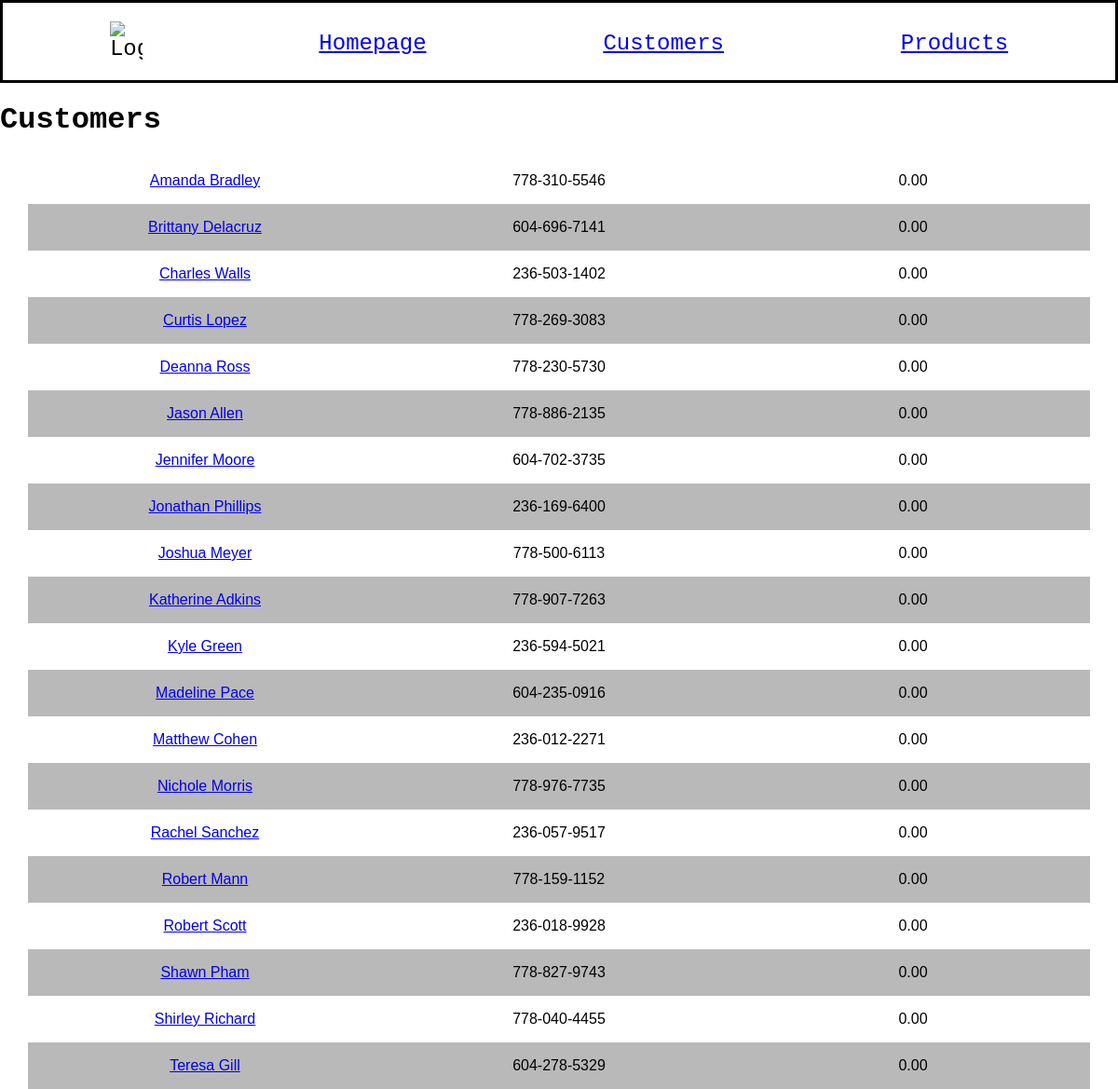
The page /customers on the database as committed earlier.
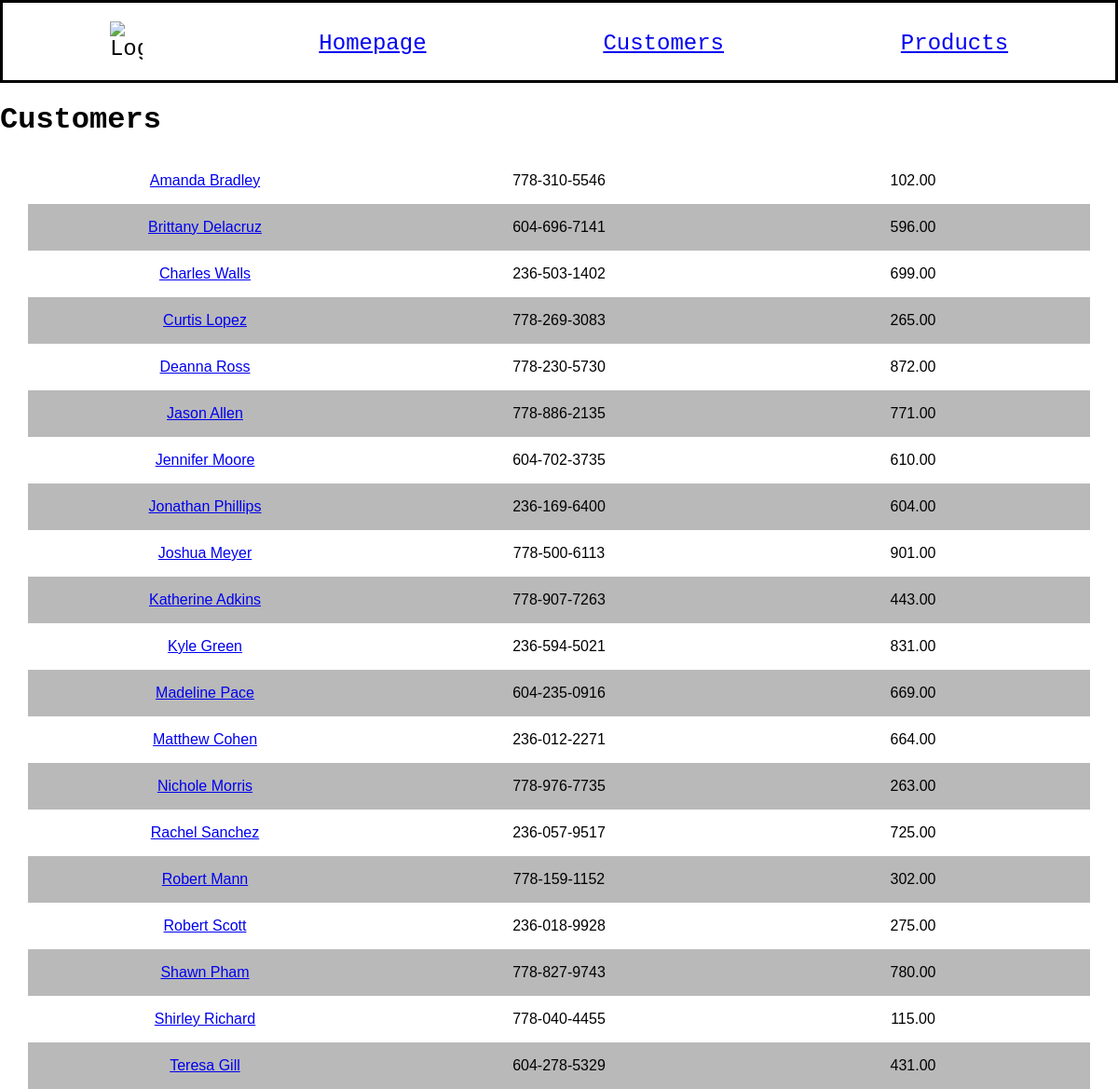
The same page on the database as committed later.
### models.py (models this page shows, shortened)
class Customer(db.Model):
    id = mapped_column(Integer, primary_key=True, unique=True, autoincrement=True)
    name = mapped_column(String(200), nullable=False, unique=True)
    phone = mapped_column(String(20), nullable=False)
    balance = mapped_column(Numeric(10,2), nullable=False, default=0)
    orders = relationship("Order", back_populates="customer")

### app.py (the view)
@app.route("/customers")
def customers():
    statement = select(Customer).order_by(Customer.name)
    records = db.session.execute(statement)
    app_data = records.scalars()
    print(statement)
    return render_template("customers.html", customers=app_data)

### templates/customers.html
{% extends "base.html" %}
{% block content %}
<h1>Customers</h1>
{% for customer in customers %}
<div class="spreadsheet">
    <div>
        <a href="{{url_for('customer_detail', customer_id=customer.id)}}">{{ customer.name }}</a>
    </div>
    <div>
        <p class="info">{{ customer.phone }}</p>
    </div>
    <div>
        <p class="info">{{ customer.balance }}</p>
    </div>
</div>
{% endfor %}
{% endblock %}

Rows that differ between the two databases and show on the page:
changed Customer "Amanda Bradley": balance "0.00" → "102.00"
changed Customer "Brittany Delacruz": balance "0.00" → "596.00"
changed Customer "Charles Walls": balance "0.00" → "699.00"
changed Customer "Curtis Lopez": balance "0.00" → "265.00"
changed Customer "Deanna Ross": balance "0.00" → "872.00"
changed Customer "Jason Allen": balance "0.00" → "771.00"
changed Customer "Jennifer Moore": balance "0.00" → "610.00"
changed Customer "Jonathan Phillips": balance "0.00" → "604.00"
changed Customer "Joshua Meyer": balance "0.00" → "901.00"
changed Customer "Katherine Adkins": balance "0.00" → "443.00"
changed Customer "Kyle Green": balance "0.00" → "831.00"
changed Customer "Madeline Pace": balance "0.00" → "669.00"
changed Customer "Matthew Cohen": balance "0.00" → "664.00"
changed Customer "Nichole Morris": balance "0.00" → "263.00"
changed Customer "Rachel Sanchez": balance "0.00" → "725.00"
changed Customer "Robert Mann": balance "0.00" → "302.00"
changed Customer "Robert Scott": balance "0.00" → "275.00"
changed Customer "Shawn Pham": balance "0.00" → "780.00"
changed Customer "Shirley Richard": balance "0.00" → "115.00"
changed Customer "Teresa Gill": balance "0.00" → "431.00"
